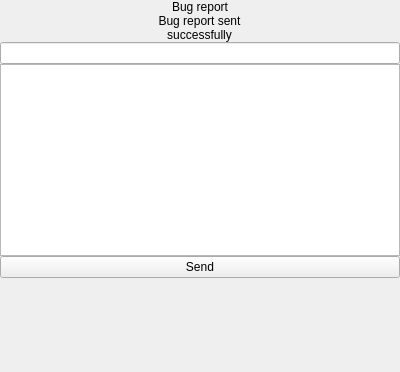
<?xml version="1.0" encoding="UTF-8"?>
<ui version="4.0">
 <class>BugReportScreen</class>
 <widget class="QWidget" name="BugReportScreen">
  <property name="geometry">
   <rect>
    <x>0</x>
    <y>0</y>
    <width>400</width>
    <height>372</height>
   </rect>
  </property>
  <property name="windowTitle">
   <string>Form</string>
  </property>
  <layout class="QVBoxLayout" name="verticalLayout_2">
   <property name="spacing">
    <number>0</number>
   </property>
   <property name="leftMargin">
    <number>0</number>
   </property>
   <property name="topMargin">
    <number>0</number>
   </property>
   <property name="rightMargin">
    <number>0</number>
   </property>
   <property name="bottomMargin">
    <number>0</number>
   </property>
   <item>
    <layout class="QVBoxLayout" name="vltBugReport">
     <property name="spacing">
      <number>0</number>
     </property>
     <item>
      <widget class="QLabel" name="lblCapture">
       <property name="text">
        <string>Bug report</string>
       </property>
       <property name="alignment">
        <set>Qt::AlignCenter</set>
       </property>
      </widget>
     </item>
     <item alignment="Qt::AlignHCenter">
      <widget class="CustomLineHeightLabel" name="lblStatusMessage">
       <property name="text">
        <string>Bug report sent&lt;br&gt;successfully</string>
       </property>
       <property name="alignment">
        <set>Qt::AlignCenter</set>
       </property>
      </widget>
     </item>
     <item>
      <widget class="QLineEdit" name="edtEmail">
       <property name="sizePolicy">
        <sizepolicy hsizetype="Preferred" vsizetype="Fixed">
         <horstretch>0</horstretch>
         <verstretch>0</verstretch>
        </sizepolicy>
       </property>
      </widget>
     </item>
     <item>
      <widget class="QWidget" name="wgtBottomEmail" native="true"/>
     </item>
     <item>
      <widget class="CustomLineHeightTextEdit" name="edtMessage">
       <property name="sizePolicy">
        <sizepolicy hsizetype="Preferred" vsizetype="Preferred">
         <horstretch>0</horstretch>
         <verstretch>0</verstretch>
        </sizepolicy>
       </property>
       <property name="html">
        <string>&lt;!DOCTYPE HTML PUBLIC &quot;-//W3C//DTD HTML 4.0//EN&quot; &quot;http://www.w3.org/TR/REC-html40/strict.dtd&quot;&gt;
&lt;html&gt;&lt;head&gt;&lt;meta name=&quot;qrichtext&quot; content=&quot;1&quot; /&gt;&lt;style type=&quot;text/css&quot;&gt;
p, li { white-space: pre-wrap; }
&lt;/style&gt;&lt;/head&gt;&lt;body style=&quot; font-family:'Ubuntu'; font-size:11pt; font-weight:400; font-style:normal;&quot;&gt;
&lt;p style=&quot;-qt-paragraph-type:empty; margin-top:0px; margin-bottom:0px; margin-left:0px; margin-right:0px; -qt-block-indent:0; text-indent:0px; line-height:130%;&quot;&gt;&lt;br /&gt;&lt;/p&gt;&lt;/body&gt;&lt;/html&gt;</string>
       </property>
       <property name="placeholderText">
        <string/>
       </property>
      </widget>
     </item>
     <item>
      <widget class="QWidget" name="wgtTopButton" native="true"/>
     </item>
     <item>
      <widget class="QPushButton" name="btnSend">
       <property name="sizePolicy">
        <sizepolicy hsizetype="Preferred" vsizetype="Fixed">
         <horstretch>0</horstretch>
         <verstretch>0</verstretch>
        </sizepolicy>
       </property>
       <property name="text">
        <string>Send</string>
       </property>
      </widget>
     </item>
     <item>
      <spacer name="verticalSpacer">
       <property name="orientation">
        <enum>Qt::Vertical</enum>
       </property>
       <property name="sizeHint" stdset="0">
        <size>
         <width>20</width>
         <height>12</height>
        </size>
       </property>
      </spacer>
     </item>
    </layout>
   </item>
  </layout>
 </widget>
 <customwidgets>
  <customwidget>
   <class>CustomLineHeightLabel</class>
   <extends>QLabel</extends>
   <header>CustomLineHeightLabel.h</header>
  </customwidget>
  <customwidget>
   <class>CustomLineHeightTextEdit</class>
   <extends>QTextEdit</extends>
   <header>CustomLineHeightTextEdit.h</header>
  </customwidget>
 </customwidgets>
 <resources/>
 <connections/>
</ui>
